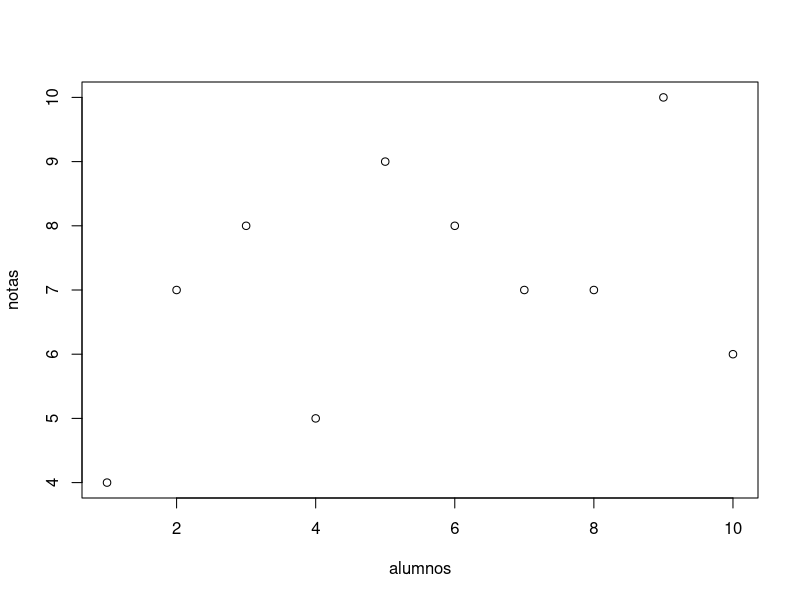
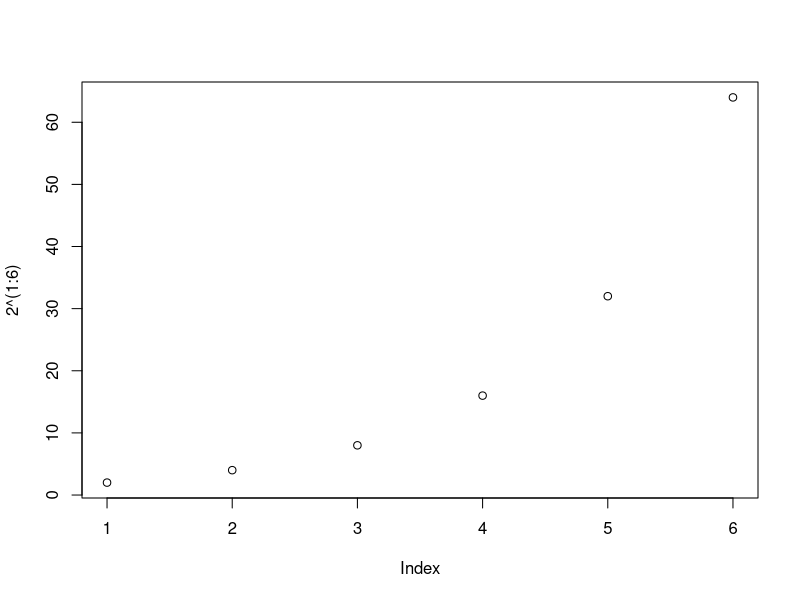
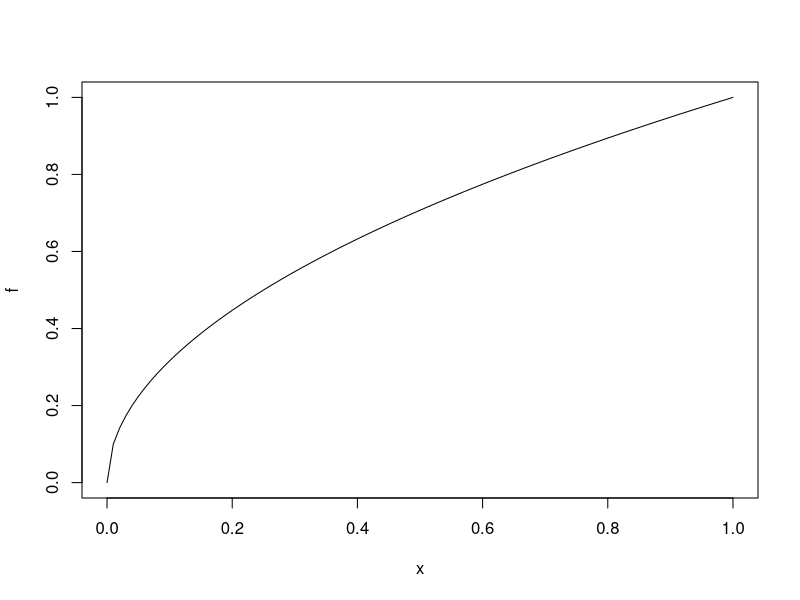

These charts were generated, in order, by the following R code:
## ---- chunk 1
knitr::opts_chunk$set(echo = TRUE)
## ---- chunk 2
alumnos = c(1:10)
notas = c(4,7,8,5,9,8,7,7,10,6)
plot(alumnos,notas)
## ---- chunk 3
plot(2^(1:6))
## ---- chunk 4
f <- function(x){sqrt(x)}
plot(f)
